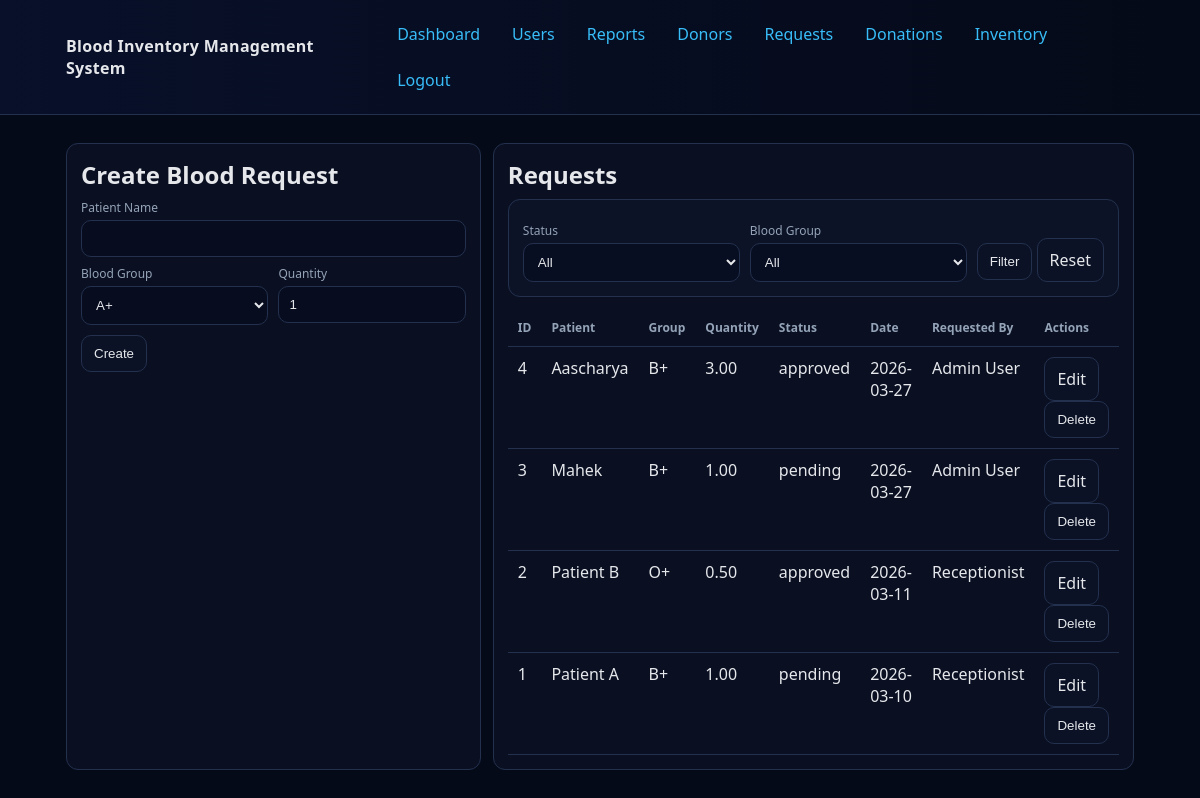
Screenshot of /requests (signed in) with the database file from the repository.
### tables this page shows
CREATE TABLE IF NOT EXISTS `requests` (
  `id` int NOT NULL AUTO_INCREMENT,
  `patient_name` varchar(120) NOT NULL,
  `blood_group` varchar(5) NOT NULL,
  `quantity` decimal(8,2) NOT NULL,
  `status` enum('pending','approved','rejected') NOT NULL DEFAULT 'pending',
  `requested_by` int NOT NULL,
  `date` date NOT NULL,
  PRIMARY KEY (`id`),
  KEY `fk_request_user` (`requested_by`)
);

CREATE TABLE IF NOT EXISTS `users` (
  `id` int NOT NULL AUTO_INCREMENT,
  `name` varchar(120) NOT NULL,
  `email` varchar(180) NOT NULL,
  `password` varchar(255) NOT NULL,
  `role` enum('admin','receptionist','collection_staff') NOT NULL,
  `status` tinyint(1) NOT NULL DEFAULT '1',
  `created_at` datetime NOT NULL,
  PRIMARY KEY (`id`),
  UNIQUE KEY `email` (`email`)
);

### core/Controller.php (called while the page is built, shortened)
<?php
abstract class Controller
{
    protected function view(string $view, array $data = []): void
    {
        extract($data);
        $currentUser = Auth::user();
        require __DIR__ . '/../app/views/layouts/header.php';
        require __DIR__ . '/../app/views/' . $view . '.php';
        require __DIR__ . '/../app/views/layouts/footer.php';
    }
}

### app/controllers/RequestController.php (called while the page is built, shortened)
<?php
class RequestController extends Controller
{
    private BloodRequest $requests;
    public function __construct()
    {
        $this->requests = new BloodRequest();
    }
    public function index(): void
    {
        $status = trim((string) ($_GET['status'] ?? ''));
        $bloodGroup = trim((string) ($_GET['blood_group'] ?? ''));
        $page = max(1, (int) ($_GET['page'] ?? 1));
        $perPage = max(1, (int) ($_GET['per_page'] ?? 10));
        $pagination = $this->requests->allWithUsersPaginated($status, $bloodGroup, $page, $perPage);
        $requests = $pagination['data'];
        $this->view('requests/index', compact('requests', 'edit', 'status', 'bloodGroup', 'pagination'));
    }
}

### public/index.php (called while the page is built, shortened)
<?php
require __DIR__ . '/../core/Helpers.php';
require __DIR__ . '/../core/Database.php';
require __DIR__ . '/../core/Model.php';
require __DIR__ . '/../core/Auth.php';
require __DIR__ . '/../core/Controller.php';
require __DIR__ . '/../core/App.php';
require __DIR__ . '/../app/models/BloodRequest.php';
require __DIR__ . '/../app/controllers/RequestController.php';
try {
    (new App())->run();
} catch (Throwable $e) {
    http_response_code(500);
    if ((bool) ($_ENV['APP_DEBUG'] ?? true)) {
        echo '<pre>' . e($e->getMessage()) . "\n" . e($e->getFile()) . ':' . e((string) $e->getLine()) . "\n\n" . e($e->getTraceAsString()) . '</pre>';
        exit;
    }
    echo 'Server error';
}

### config/config.php (called while the page is built, shortened)
<?php
return [
    'app_name' => 'Blood Inventory Management System',
    'base_path' => '',
    'db' => [
        'host' => '127.0.0.1',
        'port' => '3306',
        'name' => 'blood',
        'user' => 'root',
        'pass' => '',
        'charset' => 'utf8mb4',
    ],
];

### core/Helpers.php (called while the page is built, shortened)
<?php
function config(string $key, mixed $default = null): mixed
{
    static $config = null;
    if ($config === null) {
        $config = require __DIR__ . '/../config/config.php';
    }
    $parts = explode('.', $key);
    $value = $config;
    foreach ($parts as $part) {
        $value = $value[$part];
    }
    return $value;
}
function e(?string $value): string
{
    return htmlspecialchars((string) $value, ENT_QUOTES, 'UTF-8');
}

### core/Database.php (called while the page is built, shortened)
<?php
class Database
{
    private static ?PDO $instance = null;
    public static function connection(): PDO
    {
        if (self::$instance === null) {
            $dsn = sprintf(
                'mysql:host=%s;port=%s;dbname=%s;charset=%s',
                config('db.host'),
                config('db.port'),
                config('db.name'),
                config('db.charset')
            );
            self::$instance = new PDO($dsn, config('db.user'), config('db.pass'), [
                PDO::ATTR_ERRMODE => PDO::ERRMODE_EXCEPTION,
                PDO::ATTR_DEFAULT_FETCH_MODE => PDO::FETCH_ASSOC,
                PDO::ATTR_EMULATE_PREPARES => false,
            ]);
        }
        return self::$instance;
    }
}

### app/models/BloodRequest.php (called while the page is built, shortened)
<?php
class BloodRequest extends Model
{
    public function allWithUsersPaginated(string $status = '', string $bloodGroup = '', int $page = 1, int $perPage = 10): array
    {
        $page = max(1, $page);
        $perPage = max(1, min($perPage, 100));
        $offset = ($page - 1) * $perPage;
        $base = ' FROM requests r LEFT JOIN users u ON u.id = r.requested_by WHERE 1=1 ';
        $params = [];
        $count = $this->db->prepare('SELECT COUNT(*)' . $base);
        $count->execute($params);
        $total = (int) $count->fetchColumn();
        $sql = 'SELECT r.*, u.name AS requested_by_name ' . $base . ' ORDER BY r.id DESC LIMIT :limit OFFSET :offset';
        $stmt = $this->db->prepare($sql);
        $stmt->bindValue(':limit', $perPage, PDO::PARAM_INT);
        $stmt->bindValue(':offset', $offset, PDO::PARAM_INT);
        $stmt->execute();
        return [
            'data' => $stmt->fetchAll(),
            'total' => $total,
            'page' => $page,
            'per_page' => $perPage,
            'total_pages' => (int) max(1, ceil($total / $perPage)),
        ];
    }
}

### core/Model.php (called while the page is built, shortened)
<?php
abstract class Model
{
    public function __construct()
    {
        $this->db = Database::connection();
    }
}

### core/Auth.php (called while the page is built, shortened)
<?php
class Auth
{
    public static function user(): ?array
    {
        return $_SESSION['user'] ?? null;
    }
}

### app/views/requests/_list.php (the view, shortened to what this page needs)
<div class="card">
    <h2 style="margin:0 0 8px">Requests</h2>
    <form method="get" class="card" style="margin:0 0 12px">
        <div class="row">
            <div style="flex:1;min-width:160px">
                <label>Status</label>
                <select name="status">
                    <option value="">All</option>
                </select>
            </div>
            <div style="flex:1;min-width:160px">
                <label>Blood Group</label>
                <select name="blood_group">
                    <option value="">All</option>
                </select>
            </div>
            <div style="align-self:end">
                <button class="btn" type="submit">Filter</button>
                <a class="btn" href="<?= e(rtrim((string) config('base_path', ''), '/')) ?>/requests">Reset</a>
            </div>
        </div>
    </form>
    <table>
        <thead>
        <tr>
            <th>ID</th>
            <th>Patient</th>
            <th>Group</th>
            <th>Quantity</th>
            <th>Status</th>
            <th>Date</th>
            <th>Requested By</th>
            <th>Actions</th>
        </tr>
        </thead>
        <tbody>
        <?php foreach ($requests as $r): ?>
            <tr>
                <td><?= e((string) $r['id']) ?></td>
                <td><?= e($r['patient_name']) ?></td>
                <td><?= e($r['blood_group']) ?></td>
                <td><?= e((string) $r['quantity']) ?></td>
                <td><?= e($r['status']) ?></td>
                <td><?= e($r['date']) ?></td>
                <td><?= e($r['requested_by_name'] ?? '-') ?></td>
                <td>
                    <?php if (($currentUser['role'] ?? '') === 'admin'): ?>
                        <a class="btn" href="<?= e(rtrim((string) config('base_path', ''), '/')) ?>/requests?edit=<?= e((string) $r['id']) ?>">Edit</a>
                        <form method="post" action="<?= e(rtrim((string) config('base_path', ''), '/')) ?>/requests/<?= e((string) $r['id']) ?>/delete" style="display:inline">
                            <button class="btn danger" type="submit" onclick="return confirm('Delete request?')">Delete</button>
                        </form>
                    <?php else: ?>
                        <span class="small">View only</span>
                    <?php endif; ?>
                </td>
            </tr>
        <?php endforeach; ?>
        </tbody>
    </table>
</div>

### core/App.php (shortened to what this page needs)
<?php
class App
{
    private array $routes;
    public function __construct()
    {
        $this->routes = require __DIR__ . '/../routes/web.php';
    }
    public function run(): void
    {
        $method = $_SERVER['REQUEST_METHOD'];
        $uri = parse_url($_SERVER['REQUEST_URI'], PHP_URL_PATH) ?? '/';
        $uri = $uri === '' ? '/' : $uri;
        foreach ($this->routes as $route) {
            if ($method !== $route['method']) {
                continue;
            }
            $pattern = '#^' . preg_replace('/\{id\}/', '([0-9]+)', $route['path']) . '$#';
            if (preg_match($pattern, $uri, $matches) === 1) {
                array_shift($matches);
                [$controllerName, $action] = $route['handler'];
                $controller = new $controllerName();
                $controller->{$action}(...array_map('intval', $matches));
                return;
            }
        }
    }
}

### public/assets/style.css (style rules this page uses)
:root { --bg:#0f172a; --card:#0b1225; --text:#e5e7eb; --muted:#94a3b8; --line:#23314f; --accent:#38bdf8; --danger:#fb7185; --ok:#34d399; }
* { box-sizing:border-box }
body { margin:0;font-family:system-ui,-apple-system,Segoe UI,Roboto,Ubuntu,Helvetica,Arial,sans-serif;background:#050a18;color:var(--text) }
a { color:var(--accent);text-decoration:none }
.card { background:rgba(15,23,42,.55);border:1px solid var(--line);border-radius:12px;padding:14px;margin:12px 0 }
form .row { display:flex;gap:10px;flex-wrap:wrap }
label { display:block;font-size:12px;color:var(--muted);margin:8px 0 4px }
input,select,textarea { width:100%;padding:10px;border:1px solid var(--line);border-radius:10px;background:rgba(2,6,23,.35);color:var(--text) }
.btn { display:inline-block;padding:10px 12px;border:1px solid var(--line);border-radius:10px;background:#0b1225;color:var(--text);cursor:pointer }
table { width:100%;border-collapse:collapse }
th,td { border-bottom:1px solid var(--line);padding:10px;text-align:left;vertical-align:top }
th { color:var(--muted);font-weight:600;font-size:12px }

### rows the page displays
requests: id "4", patient_name "Aascharya", blood_group "B+", quantity "3.00", status "approved", date "2026-03-27", users.name "Admin User"
requests: id "3", patient_name "Mahek", blood_group "B+", quantity "1.00", status "pending", date "2026-03-27", users.name "Admin User"
requests: id "2", patient_name "Patient B", blood_group "O+", quantity "0.50", status "approved", date "2026-03-11", users.name "Receptionist"
requests: id "1", patient_name "Patient A", blood_group "B+", quantity "1.00", status "pending", date "2026-03-10", users.name "Receptionist"

### other values shown
form field blood_group "A+"
